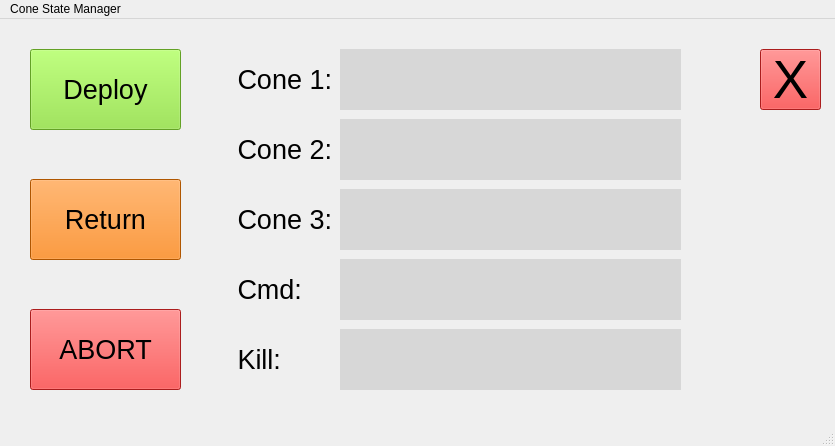
<?xml version="1.0" encoding="UTF-8"?>
<ui version="4.0">
 <class>MainWindow</class>
 <widget class="QMainWindow" name="MainWindow">
  <property name="geometry">
   <rect>
    <x>0</x>
    <y>0</y>
    <width>835</width>
    <height>446</height>
   </rect>
  </property>
  <property name="windowTitle">
   <string>MainWindow</string>
  </property>
  <widget class="QWidget" name="centralwidget">
   <widget class="QPushButton" name="pushButton_deploy">
    <property name="geometry">
     <rect>
      <x>30</x>
      <y>30</y>
      <width>151</width>
      <height>81</height>
     </rect>
    </property>
    <property name="font">
     <font>
      <pointsize>20</pointsize>
     </font>
    </property>
    <property name="styleSheet">
     <string notr="true">background-color: rgb(138, 226, 52);</string>
    </property>
    <property name="text">
     <string>Deploy</string>
    </property>
   </widget>
   <widget class="QPushButton" name="pushButton_return">
    <property name="geometry">
     <rect>
      <x>30</x>
      <y>160</y>
      <width>151</width>
      <height>81</height>
     </rect>
    </property>
    <property name="font">
     <font>
      <pointsize>20</pointsize>
     </font>
    </property>
    <property name="styleSheet">
     <string notr="true">background-color: rgb(245, 121, 0);</string>
    </property>
    <property name="text">
     <string>Return</string>
    </property>
   </widget>
   <widget class="QPushButton" name="pushButton_abort">
    <property name="geometry">
     <rect>
      <x>30</x>
      <y>290</y>
      <width>151</width>
      <height>81</height>
     </rect>
    </property>
    <property name="font">
     <font>
      <pointsize>20</pointsize>
     </font>
    </property>
    <property name="styleSheet">
     <string notr="true">background-color: rgb(239, 41, 41);</string>
    </property>
    <property name="text">
     <string>ABORT</string>
    </property>
   </widget>
   <widget class="QLabel" name="label_cone1">
    <property name="geometry">
     <rect>
      <x>340</x>
      <y>30</y>
      <width>341</width>
      <height>61</height>
     </rect>
    </property>
    <property name="font">
     <font>
      <pointsize>20</pointsize>
     </font>
    </property>
    <property name="styleSheet">
     <string notr="true">background-color: rgb(215, 215, 215);</string>
    </property>
    <property name="text">
     <string/>
    </property>
   </widget>
   <widget class="QLabel" name="label_cone2">
    <property name="geometry">
     <rect>
      <x>340</x>
      <y>100</y>
      <width>341</width>
      <height>61</height>
     </rect>
    </property>
    <property name="font">
     <font>
      <pointsize>20</pointsize>
     </font>
    </property>
    <property name="styleSheet">
     <string notr="true">background-color: rgb(215, 215, 215);</string>
    </property>
    <property name="text">
     <string/>
    </property>
   </widget>
   <widget class="QLabel" name="label_cone3">
    <property name="geometry">
     <rect>
      <x>340</x>
      <y>170</y>
      <width>341</width>
      <height>61</height>
     </rect>
    </property>
    <property name="font">
     <font>
      <pointsize>20</pointsize>
     </font>
    </property>
    <property name="styleSheet">
     <string notr="true">background-color: rgb(215, 215, 215);</string>
    </property>
    <property name="text">
     <string/>
    </property>
   </widget>
   <widget class="QLabel" name="text_cone1">
    <property name="geometry">
     <rect>
      <x>230</x>
      <y>30</y>
      <width>101</width>
      <height>61</height>
     </rect>
    </property>
    <property name="font">
     <font>
      <pointsize>20</pointsize>
     </font>
    </property>
    <property name="styleSheet">
     <string notr="true"/>
    </property>
    <property name="text">
     <string> Cone 1:</string>
    </property>
   </widget>
   <widget class="QLabel" name="text_cone2">
    <property name="geometry">
     <rect>
      <x>230</x>
      <y>100</y>
      <width>101</width>
      <height>61</height>
     </rect>
    </property>
    <property name="font">
     <font>
      <pointsize>20</pointsize>
     </font>
    </property>
    <property name="styleSheet">
     <string notr="true"/>
    </property>
    <property name="text">
     <string> Cone 2:</string>
    </property>
   </widget>
   <widget class="QLabel" name="text_cone3">
    <property name="geometry">
     <rect>
      <x>230</x>
      <y>170</y>
      <width>101</width>
      <height>61</height>
     </rect>
    </property>
    <property name="font">
     <font>
      <pointsize>20</pointsize>
     </font>
    </property>
    <property name="styleSheet">
     <string notr="true"/>
    </property>
    <property name="text">
     <string> Cone 3:</string>
    </property>
   </widget>
   <widget class="QLabel" name="text_cmd">
    <property name="geometry">
     <rect>
      <x>230</x>
      <y>240</y>
      <width>101</width>
      <height>61</height>
     </rect>
    </property>
    <property name="font">
     <font>
      <pointsize>20</pointsize>
     </font>
    </property>
    <property name="styleSheet">
     <string notr="true"/>
    </property>
    <property name="text">
     <string> Cmd: </string>
    </property>
   </widget>
   <widget class="QLabel" name="text_kill">
    <property name="geometry">
     <rect>
      <x>230</x>
      <y>310</y>
      <width>101</width>
      <height>61</height>
     </rect>
    </property>
    <property name="font">
     <font>
      <pointsize>20</pointsize>
     </font>
    </property>
    <property name="styleSheet">
     <string notr="true"/>
    </property>
    <property name="text">
     <string> Kill: </string>
    </property>
   </widget>
   <widget class="QLabel" name="label_cmd">
    <property name="geometry">
     <rect>
      <x>340</x>
      <y>240</y>
      <width>341</width>
      <height>61</height>
     </rect>
    </property>
    <property name="font">
     <font>
      <pointsize>20</pointsize>
     </font>
    </property>
    <property name="styleSheet">
     <string notr="true">background-color: rgb(215, 215, 215);</string>
    </property>
    <property name="text">
     <string/>
    </property>
   </widget>
   <widget class="QLabel" name="label_kill">
    <property name="geometry">
     <rect>
      <x>340</x>
      <y>310</y>
      <width>341</width>
      <height>61</height>
     </rect>
    </property>
    <property name="font">
     <font>
      <pointsize>20</pointsize>
     </font>
    </property>
    <property name="styleSheet">
     <string notr="true">background-color: rgb(215, 215, 215);</string>
    </property>
    <property name="text">
     <string/>
    </property>
   </widget>
   <widget class="QPushButton" name="pushButton_exit">
    <property name="geometry">
     <rect>
      <x>760</x>
      <y>30</y>
      <width>61</width>
      <height>61</height>
     </rect>
    </property>
    <property name="font">
     <font>
      <pointsize>40</pointsize>
     </font>
    </property>
    <property name="styleSheet">
     <string notr="true">background-color: rgb(239, 41, 41);</string>
    </property>
    <property name="text">
     <string>X</string>
    </property>
   </widget>
  </widget>
  <widget class="QMenuBar" name="menubar">
   <property name="geometry">
    <rect>
     <x>0</x>
     <y>0</y>
     <width>835</width>
     <height>22</height>
    </rect>
   </property>
   <widget class="QMenu" name="menuCone_State_Manager">
    <property name="title">
     <string>Cone State Manager</string>
    </property>
   </widget>
   <addaction name="menuCone_State_Manager"/>
  </widget>
  <widget class="QStatusBar" name="statusbar"/>
 </widget>
 <resources/>
 <connections/>
</ui>
